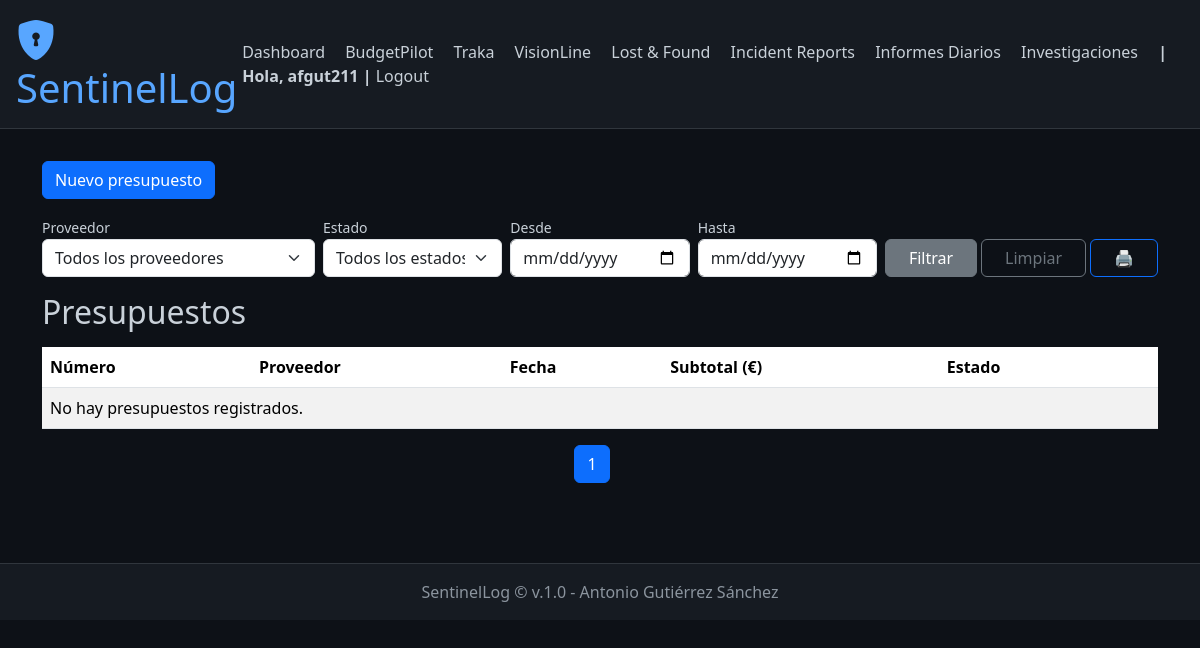
The page /budgetpilot/ (signed in) on the database as committed earlier.
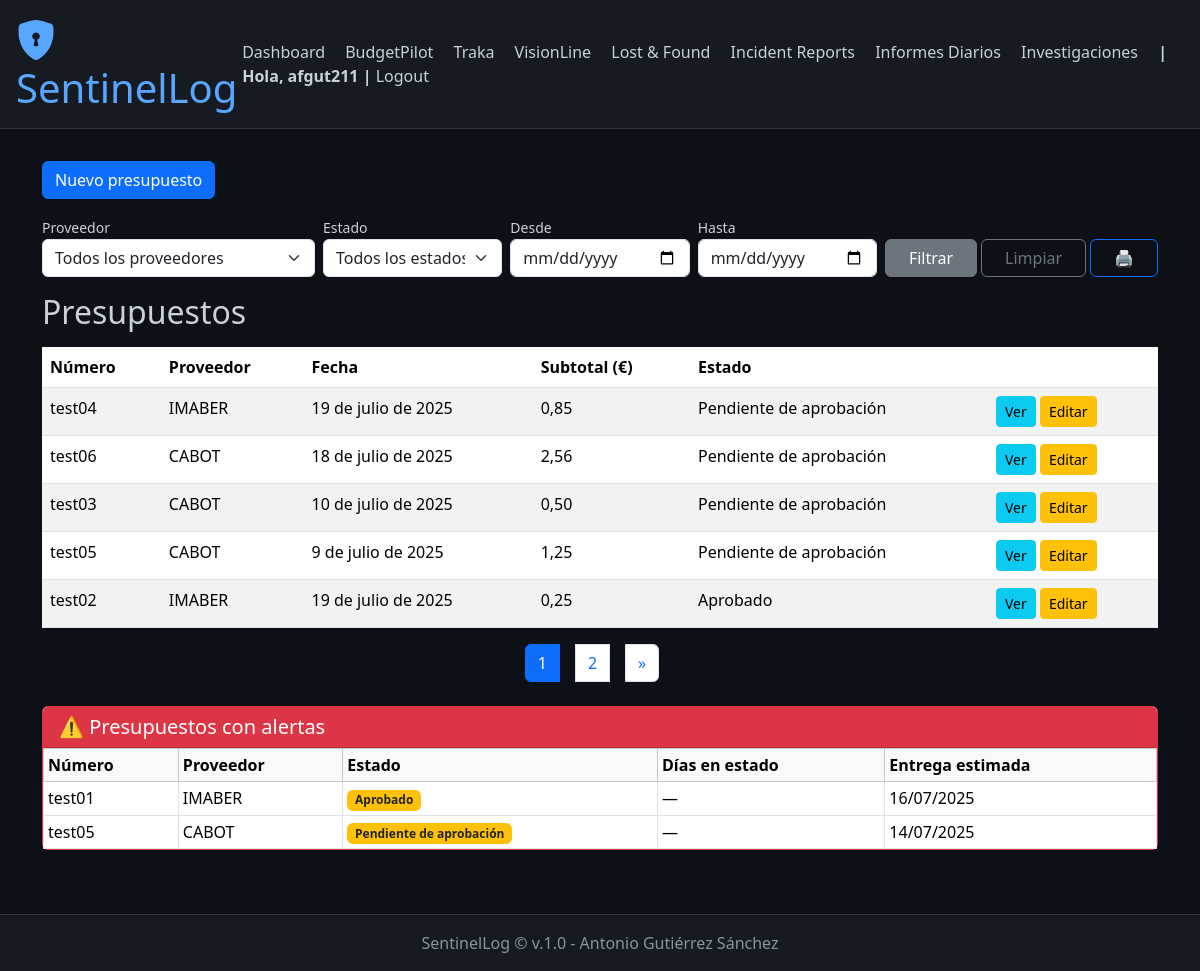
The same page on the database as committed later.
### budgetpilot/models.py (models this page shows, shortened)
class Presupuesto(models.Model):
    ESTADOS = [
        ('pendiente_aprobacion', 'Pendiente de aprobación'),
        ('aprobado', 'Aprobado'),
        ('en_ejecucion', 'En ejecución'),
        ('completado', 'Completado'),
    ]
    proveedor = models.ForeignKey(Proveedor, on_delete=models.CASCADE)
    numero = models.CharField("Número de presupuesto", max_length=100)
    fecha = models.DateField()
    subtotal = models.DecimalField(max_digits=10, decimal_places=2)
    documento = models.FileField(upload_to='presupuestos/')
    estado = models.CharField(max_length=20, choices=ESTADOS, default='pendiente_aprobacion')
    fecha_entrega_estimada = models.DateField(blank=True, null=True)
    responsable = models.CharField(max_length=255, blank=True, null=True)
    comentarios = models.TextField(blank=True, null=True)
    creado = models.DateTimeField(auto_now_add=True)
    actualizado = models.DateTimeField(auto_now=True)
    history = HistoricalRecords()

class Proveedor(models.Model):
    nombre = models.CharField(max_length=255)
    categoria = models.ForeignKey('CategoriaProveedor', on_delete=models.SET_NULL, null=True, blank=True)
    cif = models.CharField("CIF/NIF", max_length=20, blank=True, null=True)
    direccion = models.TextField(blank=True, null=True)
    telefono = models.CharField(max_length=20, blank=True, null=True)
    email = models.EmailField(blank=True, null=True)
    persona_contacto = models.CharField(max_length=255, blank=True, null=True)

### budgetpilot/views.py (the view, shortened to what this page needs)
# urls.py: path('', views.PresupuestoListView.as_view(), name='presupuesto_list'),
class PresupuestoListView(FilterView):
    model = Presupuesto
    template_name = 'budgetpilot/presupuesto_list.html'
    context_object_name = 'presupuestos'
    filterset_class = PresupuestoFilter
    ordering = ['-estado', '-fecha']
    paginate_by = 5  # Mostrar 5 presupuestos por página
    def get_context_data(self, **kwargs):
        context = super().get_context_data(**kwargs)
        context['filter'] = self.get_filterset(self.get_filterset_class())
        hoy = timezone.now()
        cinco_dias = hoy - timedelta(days=5)
        alertas = []
        for presupuesto in Presupuesto.objects.all():
            ultimo_estado = presupuesto.historial_estados.order_by('-fecha').first()
            if presupuesto.fecha_entrega_estimada and presupuesto.fecha_entrega_estimada < hoy.date():
                if presupuesto not in alertas:
                    presupuesto.dias_en_estado = None  # No aplica
                    alertas.append(presupuesto)
        context['alertas'] = alertas
        return context

### budgetpilot/templates/budgetpilot/presupuesto_list.html (shortened to what this page needs)
{% extends "base.html" %}
{% load static %}
{% block content %}
<a href="{% url 'budgetpilot:presupuesto_create' %}" class="btn btn-primary mb-3 no-print">Nuevo presupuesto</a>
<form method="get" class="row g-2 align-items-end mb-3 no-print">
    <div class="col-md-3">
        <label class="form-label mb-0 small">Proveedor</label>
        <select name="proveedor" class="form-select">
            <option value="">Todos los proveedores</option>
        </select>
    </div>
    <div class="col-md-2">
        <label class="form-label mb-0 small">Estado</label>
        <select name="estado" class="form-select">
            <option value="">Todos los estados</option>
        </select>
    </div>
    <div class="col-md-2">
        <label class="form-label mb-0 small">Desde</label>
        <input type="date" name="fecha_after" value="{{ request.GET.fecha_after }}" class="form-control">
    </div>
    <div class="col-md-2">
        <label class="form-label mb-0 small">Hasta</label>
        <input type="date" name="fecha_before" value="{{ request.GET.fecha_before }}" class="form-control">
    </div>
    <div class="col-md-3 d-flex gap-1">
        <button type="submit" class="btn btn-secondary flex-fill">Filtrar</button>
        <a href="{% url 'budgetpilot:presupuesto_list' %}" class="btn btn-outline-secondary flex-fill">Limpiar</a>
        <button type="button" class="btn btn-outline-primary flex-fill" onclick="window.print()">🖨️</button>
    </div>
</form>
<div id="print-area">
    <h2 class="mb-3">Presupuestos</h2>
    <table class="table table-striped">
        <thead>
            <tr>
                <th>Número</th>
                <th>Proveedor</th>
                <th>Fecha</th>
                <th>Subtotal (€)</th>
                <th>Estado</th>
                <th class="no-print"></th>
            </tr>
        </thead>
        <tbody>
            {% for presupuesto in page_obj %}
            <tr>
                <td>{{ presupuesto.numero }}</td>
                <td>{{ presupuesto.proveedor.nombre }}</td>
                <td>{{ presupuesto.fecha }}</td>
                <td>{{ presupuesto.subtotal }}</td>
                <td>{{ presupuesto.get_estado_display }}</td>
                <td class="no-print">
                    <a href="{% url 'budgetpilot:presupuesto_detail' presupuesto.pk %}" class="btn btn-sm btn-info">Ver</a>
                    <a href="{% url 'budgetpilot:presupuesto_edit' presupuesto.pk %}" class="btn btn-sm btn-warning">Editar</a>
                </td>
            </tr>
            {% empty %}
            <tr>
                <td colspan="6">No hay presupuestos registrados.</td>
            </tr>
            {% endfor %}
        </tbody>
    </table>
    <nav aria-label="Paginación">
        <ul class="pagination justify-content-center">
            {% for num in page_obj.paginator.page_range %}
            {% if num <= 2 or num > page_obj.paginator.num_pages|add:'-2' or num >= page_obj.number|add:'-1' and num <= page_obj.number|add:'1' %}
                <li class="page-item {% if page_obj.number == num %}active{% endif %}">
                <a class="page-link" href="?page={{ num }}">{{ num }}</a>
                </li>
            {% elif num == 3 or num == page_obj.paginator.num_pages|add:'-2' %}
                <li class="page-item disabled"><span class="page-link">…</span></li>
            {% endif %}
            {% endfor %}
            {% if page_obj.has_next %}
            <li class="page-item">
                <a class="page-link" href="?page={{ page_obj.next_page_number }}">&raquo;</a>
            </li>
            {% endif %}
        </ul>
        </nav>
    {% if alertas %}
    <div class="card mt-4 border-danger">
        <div class="card-header bg-danger text-white">
            <h5 class="mb-0">⚠️ Presupuestos con alertas</h5>
        </div>
        <div class="table-responsive">
            <table class="table table-sm table-bordered mb-0">
            <thead class="table-light">
                <tr>
                <th>Número</th>
                <th>Proveedor</th>
                <th>Estado</th>
                <th>Días en estado</th>
                <th>Entrega estimada</th>
                </tr>
            </thead>
            <tbody>
                {% for p in alertas %}
                <tr>
                <td>{{ p.numero }}</td>
                <td>{{ p.proveedor.nombre }}</td>
                <td><span class="badge bg-warning text-dark">{{ p.get_estado_display }}</span></td>
                <td>
                    {% if p.dias_en_estado is not None %}
                    {{ p.dias_en_estado }} días
                    {% else %}
                    —
                    {% endif %}
                </td>
                <td>
                    {% if p.fecha_entrega_estimada and p.fecha_entrega_estimada < today %}
                    <span class="text-danger">{{ p.fecha_entrega_estimada|date:"d/m/Y" }}</span>
                    {% else %}
                    {{ p.fecha_entrega_estimada|date:"d/m/Y" }}
                    {% endif %}
                </td>
                </tr>
                {% endfor %}
            </tbody>
            </table>
        </div>
    </div>
    {% endif %}
</div>
{% endblock %}

### templates/base.html (shortened to what this page needs)
<!DOCTYPE html>
<html lang="es">
<head>
    <link href="https://cdn.jsdelivr.net/npm/bootstrap@5.3.3/dist/css/bootstrap.min.css" rel="stylesheet">
    <link href="https://cdn.jsdelivr.net/npm/bootstrap-icons@1.10.5/font/bootstrap-icons.css" rel="stylesheet">
    <link href="https://cdnjs.cloudflare.com/ajax/libs/toastr.js/latest/toastr.min.css" rel="stylesheet"/>
</head>
<body>
    <header class="d-flex flex-column flex-md-row align-items-center justify-content-between">
        <h1><i class="bi bi-shield-lock-fill"></i> SentinelLog</h1>
        <nav class="mt-3 mt-md-0">
            <a href="/dashboard/">Dashboard</a>
            <a href="{% url 'budgetpilot:presupuesto_list' %}">BudgetPilot</a>
            <a href="{% url 'traka:user_list' %}">Traka</a>
            <a href="{% url 'visionline_operator_list' %}">VisionLine</a>
            <a href="{% url 'lostfound:list' %}">Lost &amp; Found</a>
            <a href="/incident_management/">Incident Reports</a>
            <a href="/daily_reports/">Informes Diarios</a>
            <a href="/investigations/">Investigaciones</a>
            {% if user.is_authenticated %}
            <span><b>| Hola, {{ user }} |</b></span>
            <a href="{% url 'account_logout' %}">Logout</a>
            {% else %}
                <a href="/accounts/login/">Login</a>
            {% endif %}
        </nav>
    </header>
    <main class="container">
        {% block content %}{% endblock %}
    </main>
    <footer>
        SentinelLog © {{ now|date:"YYYY" }} v.1.0 - Antonio Gutiérrez Sánchez
    </footer>
</body>
</html>

### templates/base.html (style rules this page uses)
body { background-color: #0d1117; color: #c9d1d9; }
header { background-color: #161b22; padding: 1rem; border-bottom: 1px solid #30363d; }
header h1 { color: #58a6ff; margin: 0; }
nav a { color: #c9d1d9; margin-right: 1rem; text-decoration: none; }
main { padding: 2rem; }
footer { background-color: #161b22; color: #8b949e; text-align: center; padding: 1rem; border-top: 1px solid #30363d; margin-top: 2rem; }

Rows that differ between the two databases and show on the page:
added Presupuesto: numero "test04", proveedor.nombre "IMABER", fecha "19 de julio de 2025", subtotal "0,85", estado "Pendiente de aprobación", shown under "Presupuestos"
added Presupuesto: numero "test06", proveedor.nombre "CABOT", fecha "18 de julio de 2025", subtotal "2,56", estado "Pendiente de aprobación", shown under "Presupuestos"
added Presupuesto: numero "test03", proveedor.nombre "CABOT", fecha "10 de julio de 2025", subtotal "0,50", estado "Pendiente de aprobación", shown under "Presupuestos"
added Presupuesto: numero "test05", proveedor.nombre "CABOT", fecha "9 de julio de 2025", subtotal "1,25", estado "Pendiente de aprobación", fecha_entrega_estimada "14/07/2025"
added Presupuesto: numero "test02", proveedor.nombre "IMABER", fecha "19 de julio de 2025", subtotal "0,25", estado "Aprobado", shown under "Presupuestos"
added Presupuesto: numero "test01", proveedor.nombre "IMABER", estado "Aprobado", fecha_entrega_estimada "16/07/2025", shown under "⚠️ Presupuestos con alertas"
Other text that changed with them:
new list line: "2"
text no longer shown: "No hay presupuestos registrados."
text now shown: "» ⚠️ Presupuestos con alertas Número Proveedor Estado Días en estado Entrega estimada"
